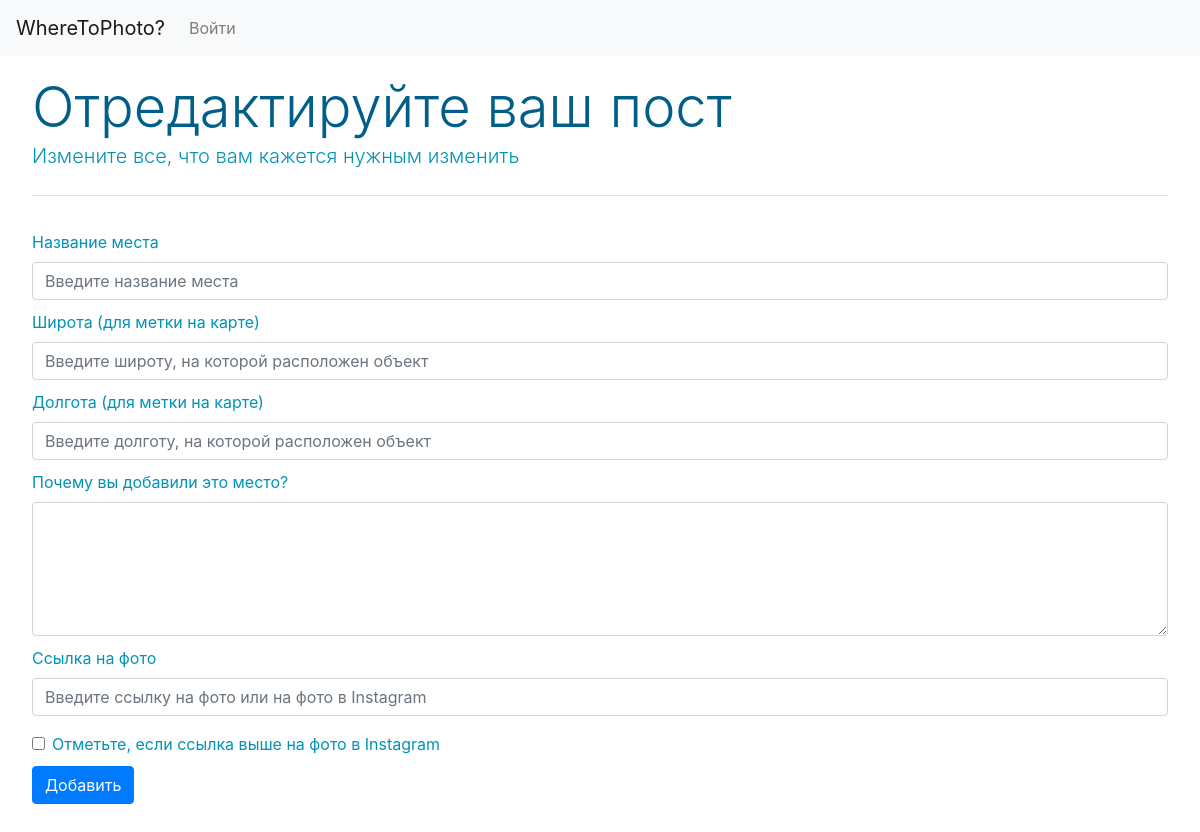
Page /edit/37.586600455.806133 on the earlier database version.
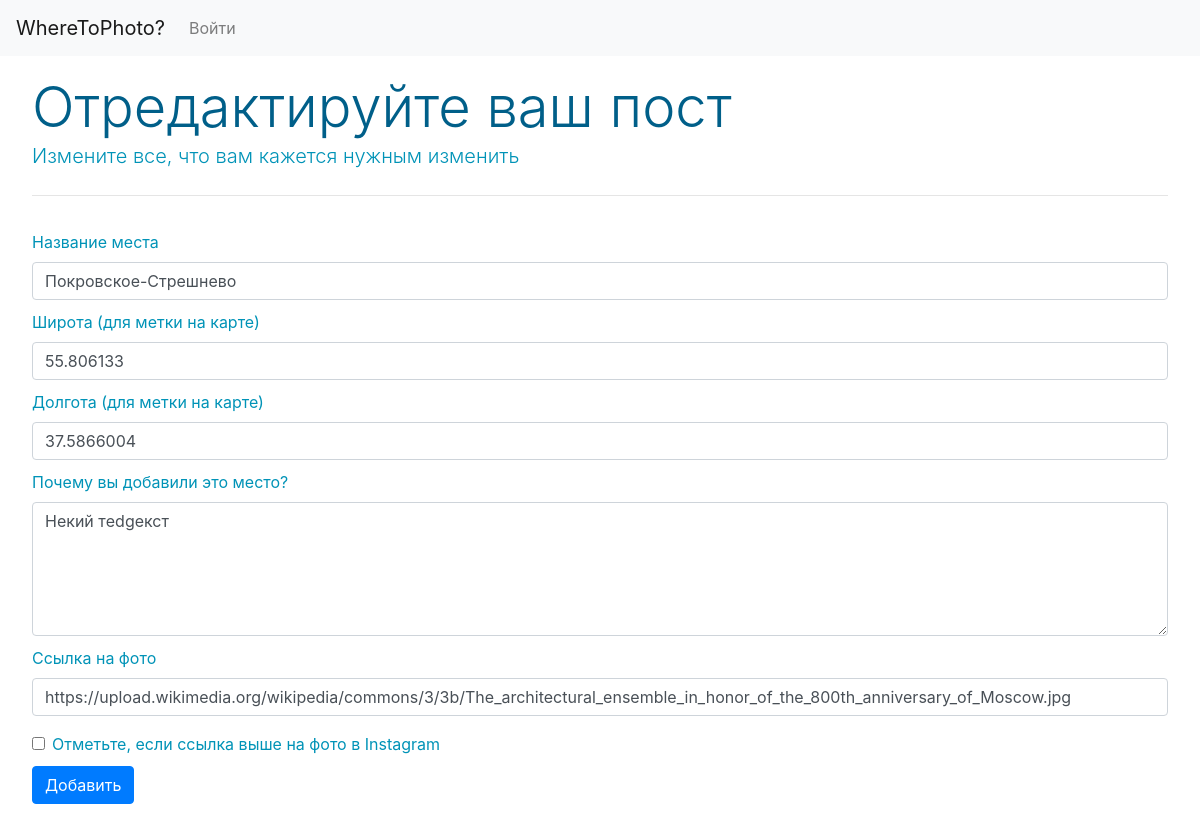
Same page on the later database version.
### db_users.py (models this page shows)
class Article(Base):
    __tablename__='article'
    ID = Column(Integer, primary_key=True,autoincrement=True)
    subject = Column(String(), nullable=False)
    latitude = Column(String(), nullable=False)
    longitude = Column(String(), nullable=False)
    added_by = Column(String(), nullable=False)
    pic_url = Column(String(), nullable=False)
    description  = Column(String(), nullable=False)
    url = Column(String(), nullable=False)
    created_at = Column(Date, default=datetime.datetime.now())
    likes =  Column(Integer, nullable = False)

### app.py (the view, shortened to what this page needs)
@app.route("/edit/<path:url>",methods = ['GET','POST'])
def edit(url):
    t = get_article(url)
    if request.method == "GET":
        return render("edit.html", visibility_ok = "collapse", visibility_danger = "collapse",t = t)

### app.py (called while the page is built)
def render_str(template,**params):
   t = jinja_env.get_template(template)
   return t.render(params)

def render(template, **kw):
   return render_str(template, **kw)

### db_process.py (called while the page is built)
def init_db(db_name = 'sqlite:///users.db'): #инициализация инструментов для доступа к базе данных
	engine = create_engine(db_name,connect_args={'check_same_thread': False})
	Base.metadata.bind = engine
	DBSession = sessionmaker(bind=engine, autoflush = True)
	session = DBSession()
	return session

def get_article(url): # получение поста
	session = init_db()
	art = session.query(Article.subject, Article.latitude,
		Article.longitude, Article.added_by, Article.pic_url,
		Article.description,Article.created_at).filter(Article.url == url).order_by(Article.ID)
	return art.one_or_none()

### templates/edit.html (shortened to what this page needs)
<!DOCTYPE html>
<html>
<head>
	{% include "cssjs.html"%}
</head>
<body>
{% include "navbar.html" %}
<div class="jumbotron">
  <h1 class="display-4">Отредактируйте ваш пост</h1>
  <p class="lead" >Измените все, что вам кажется нужным изменить</p>
  <hr class="my-4">
  <form method="POST">
  	<div class="form-group">
    <label for="subject">Название места</label>
    <input class="form-control" type="text" placeholder="Введите название места" id="login" name="subject" value="{{t[0]}}" >
    <label for="latitude">Широта (для метки на карте)</label>
    <input class="form-control" type="text" placeholder="Введите широту, на которой расположен объект" id="login" name="latitude" value="{{t[1]}}">
    <label for="longitude">Долгота (для метки на карте)</label>
    <input class="form-control" type="text" placeholder="Введите долготу, на которой расположен объект" id="login" name="longitude" value="{{t[2]}}" >
    <label for="details">Почему вы добавили это место?</label>
    <textarea class="form-control" id="exampleFormControlTextarea1" rows="5" name="details">{{t[5]}}</textarea>
    <label for="longitude">Ссылка на фото</label>
    <input class="form-control" type="text" placeholder="Введите ссылку на фото или на фото в Instagram" id="login" name="pic_url" value="{{t[4]}}">
  </div>
  <div class="form-check">
    <input class="form-check-input" type="checkbox" id="instaCheck" name="instaCheck">
    <label class="form-check-label" for="instaCheck">
    Отметьте, если ссылка выше на фото в Instagram
    </label>
  </div>
  <button type="submit" class="btn btn-primary" >Добавить</button>
</form>
</div>
</body>
</html>

Differences in the rows shown:
now on this page (row edited): Article: subject "Покровское-Стрешнево", latitude "55.806133", longitude "37.5866004", details "Некий тedgекст", pic_url "https://upload.wikimedia.org/wikipedia/commons/3/3b/The_architectural_ensemble_in_honor_of_the_800th_anniversary_of_Moscow.jpg"
